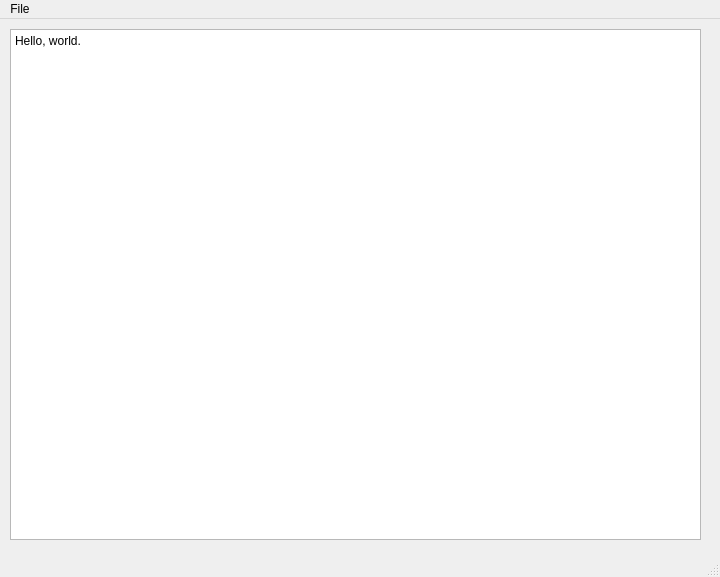
<ui version="4.0" >
 <class>udpServer</class>
 <widget class="QMainWindow" name="udpServer" >
  <property name="geometry" >
   <rect>
    <x>0</x>
    <y>0</y>
    <width>720</width>
    <height>577</height>
   </rect>
  </property>
  <property name="windowTitle" >
   <string>udpServer</string>
  </property>
  <widget class="QWidget" name="centralwidget" >
   <property name="geometry" >
    <rect>
     <x>0</x>
     <y>26</y>
     <width>720</width>
     <height>528</height>
    </rect>
   </property>
   <widget class="QPlainTextEdit" name="plainTextEdit" >
    <property name="geometry" >
     <rect>
      <x>10</x>
      <y>10</y>
      <width>691</width>
      <height>511</height>
     </rect>
    </property>
    <property name="readOnly" >
     <bool>true</bool>
    </property>
    <property name="plainText" >
     <string>Hello, world.
</string>
    </property>
   </widget>
  </widget>
  <widget class="QMenuBar" name="menubar" >
   <property name="geometry" >
    <rect>
     <x>0</x>
     <y>0</y>
     <width>720</width>
     <height>26</height>
    </rect>
   </property>
   <widget class="QMenu" name="menuFile" >
    <property name="title" >
     <string>File</string>
    </property>
    <addaction name="action_Exit" />
   </widget>
   <addaction name="menuFile" />
  </widget>
  <widget class="QStatusBar" name="statusbar" >
   <property name="geometry" >
    <rect>
     <x>0</x>
     <y>554</y>
     <width>720</width>
     <height>23</height>
    </rect>
   </property>
  </widget>
  <action name="action_Exit" >
   <property name="text" >
    <string>&amp;Exit</string>
   </property>
  </action>
 </widget>
 <resources/>
 <connections>
  <connection>
   <sender>action_Exit</sender>
   <signal>triggered()</signal>
   <receiver>udpServer</receiver>
   <slot>close()</slot>
   <hints>
    <hint type="sourcelabel" >
     <x>-1</x>
     <y>-1</y>
    </hint>
    <hint type="destinationlabel" >
     <x>399</x>
     <y>299</y>
    </hint>
   </hints>
  </connection>
 </connections>
</ui>
